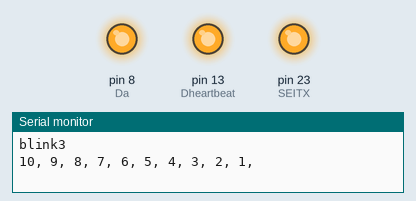
This sketch was run on a simulated Arduino Mega 2560, built with avr-gcc and run on an emulated ATmega2560. Shown: output pins drawn as LEDs (lit = HIGH), the last lines printed to the serial monitor.

Above: at 1.0 s.
At 5.5 s:
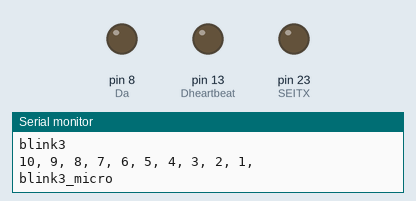
Timing chart, 0 to 6.9 s (numbered marks = the images above):
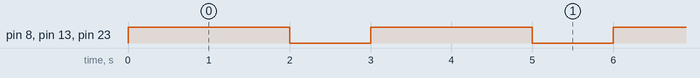

Measured:
- by itself, pin 8 (Da), pin 13 (Dheartbeat), pin 23 (SEITX): alternates HIGH for 2.0 s and LOW for 1.0 s

The sketch:

blink3_mega.ino
```cpp
/*
  blink3
  Turns LED on and off.
  Some serial output
 */

// Pin 13 has an LED connected on most Arduino boards.
// give it a name:
int Dheartbeat = 13;
const int SEITX = 23;

int Da=8;

#define		PROGRAMNAME	"blink3"
#define		VERSION		"2"
#define		EDITDATE	"131218"
#define  EEPROM_ID		1

int i = 0;

// the setup routine runs once when you press reset:
void setup() {
	Serial.begin(9600);
    Serial.begin(9600);	// serial
	// initialize the digital pin as an output.
	pinMode(Dheartbeat, OUTPUT);
  	pinMode(SEITX, OUTPUT);  // RS485 control
	pinMode(Da, OUTPUT);                               // 485 0/1 = tx/rx
	Serial.print(PROGRAMNAME);Serial.print("\n");
	i=10;
	while (i>0){
		Serial.print(i);Serial.print(", ");
		i--;
	}
Serial.println("");
  digitalWrite(SEITX, LOW);
}

// the loop routine runs over and over again forever:
void loop() {
  	digitalWrite(SEITX, HIGH);
	digitalWrite(Dheartbeat, HIGH);
	digitalWrite(Da,HIGH);       // Rcv mode, D->0
	delay(2000);
  	digitalWrite(SEITX, LOW);
	digitalWrite(Dheartbeat, LOW);
	digitalWrite(Da,LOW);         // Tx mode, D->1
	delay(1000);
	Serial.println("blink3_micro");
}
```
